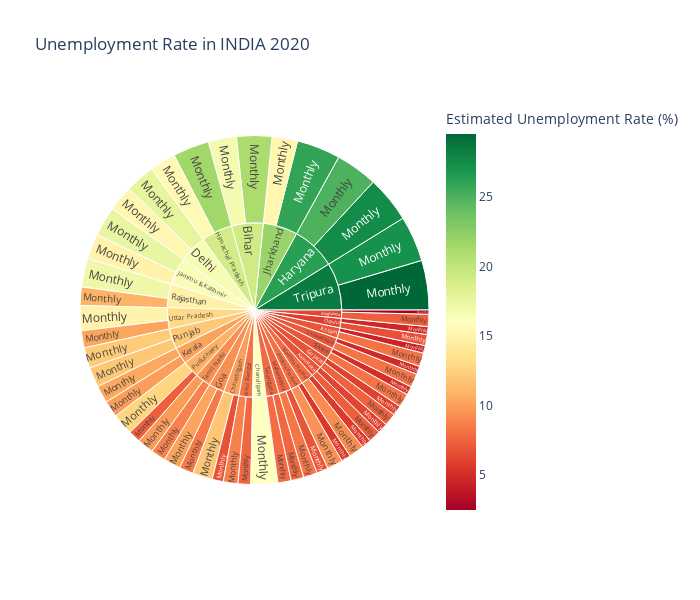

Notebook code cell kept with this figure:
### Code cell
import pandas as pd
import plotly.express as px

unemployment = pd.read_csv("C:/Users/DELL/Downloads/Unemployment in India.csv")

unemployment.columns = unemployment.columns.str.strip()


qunemployment = unemployment.groupby(['Region', 'Frequency'])['Estimated Unemployment Rate (%)'].mean().reset_index()

figure = px.sunburst(
    qunemployment,
    path=['Region', 'Frequency'],
    values='Estimated Unemployment Rate (%)',
    width=700,
    height=600,
    color='Estimated Unemployment Rate (%)',
    color_continuous_scale="RdYlGn",
    title="Unemployment Rate in INDIA 2020"
)

figure.show()

### Figure 1 — Plotly figure (JSON) as saved in the notebook; plotly's stock layout.template omitted (floating-point values rounded to 4 significant figures)
{"data": [{"branchvalues": "total", "customdata": [[5.526], [4.491], [16.77], [6.629], [15.26], [8.39], [5.917], [25.01], [15.5], [14.95], [15.22], [7.224], [10.34], [5.654], [6.81], [2.475], [6.613], [7.263], [11.92], [10.93], [5.08], [8.776], [7.864], [27.17], [10.21], [4.882], [7.572], [9.428], [8.089], [21.07], [15.99], [11.85], [17.73], [10.16], [7.411], [27.55], [21.58], [17.55], [25.95], [6.128], [9.906], [9.159], [8.305], [7.302], [4.703], [12.75], [12.14], [17.19], [8.153], [9.793], [7.612], [29.53], [14.89], [8.162], [8.677], [7.986], [6.804], [19.16], [15.99], [9.979], [16.59], [9.358], [6.748], [26.34], [19.04], [16.35], [21.98], [6.721], [10.13], [7.821], [7.631], [6.08], [5.819], [10.76], [12.03], [14.76], [6.974], [9.312], [7.74], [28.4], [12.99], [6.935], [8.162]], "domain": {"x": [0, 1], "y": [0, 1]}, "hovertemplate": "labels=%{label}<br>Estimated Unemployment Rate (%)_sum=%{value}<br>parent=%{parent}<br>id=%{id}<br>Estimated Unemployment Rate (%)=%{color}<extra></extra>", "ids": ["Andhra Pradesh/ Monthly", "Assam/ Monthly", "Bihar/ Monthly", "Chhattisgarh/ Monthly", "Delhi/ Monthly", "Goa/ Monthly", "Gujarat/ Monthly", "Haryana/ Monthly", "Himachal Pradesh/ Monthly", "Jammu & Kashmir/ Monthly", "Jharkhand/ Monthly", "Karnataka/ Monthly", "Kerala/ Monthly", "Madhya Pradesh/ Monthly", "Maharashtra/ Monthly", "Meghalaya/ Monthly", "Odisha/ Monthly", "Puducherry/ Monthly", "Punjab/ Monthly", "Rajasthan/ Monthly", "Sikkim/ Monthly", "Tamil Nadu/ Monthly", "Telangana/ Monthly", "Tripura/ Monthly", "Uttar Pradesh/ Monthly", "Uttarakhand/ Monthly", "West Bengal/ Monthly", "Andhra Pradesh/Monthly", "Assam/Monthly", "Bihar/Monthly", "Chandigarh/Monthly", "Chhattisgarh/Monthly", "Delhi/Monthly", "Goa/Monthly", "Gujarat/Monthly", "Haryana/Monthly", "Himachal Pradesh/Monthly", "Jammu & Kashmir/Monthly", "Jharkhand/Monthly", "Karnataka/Monthly", "Kerala/Monthly", "Madhya Pradesh/Monthly", "Maharashtra/Monthly", "Meghalaya/Monthly", "Odisha/Monthly", "Puducherry/Monthly", "Punjab/Monthly", "Rajasthan/Monthly", "Sikkim/Monthly", "Tamil Nadu/Monthly", "Telangana/Monthly", "Tripura/Monthly", "Uttar Pradesh/Monthly", "Uttarakhand/Monthly", "West Bengal/Monthly", "Andhra Pradesh", "Assam", "Bihar", "Chandigarh", "Chhattisgarh", "Delhi", "Goa", "Gujarat", "Haryana", "Himachal Pradesh", "Jammu & Kashmir", "Jharkhand", "Karnataka", "Kerala", "Madhya Pradesh", "Maharashtra", "Meghalaya", "Odisha", "Puducherry", "Punjab", "Rajasthan", "Sikkim", "Tamil Nadu", "Telangana", "Tripura", "Uttar Pradesh", "Uttarakhand", "West Bengal"], "labels": [" Monthly", " Monthly", " Monthly", " Monthly", " Monthly", " Monthly", " Monthly", " Monthly", " Monthly", " Monthly", " Monthly", " Monthly", " Monthly", " Monthly", " Monthly", " Monthly", " Monthly", " Monthly", " Monthly", " Monthly", " Monthly", " Monthly", " Monthly", " Monthly", " Monthly", " Monthly", " Monthly", "Monthly", "Monthly", "Monthly", "Monthly", "Monthly", "Monthly", "Monthly", "Monthly", "Monthly", "Monthly", "Monthly", "Monthly", "Monthly", "Monthly", "Monthly", "Monthly", "Monthly", "Monthly", "Monthly", "Monthly", "Monthly", "Monthly", "Monthly", "Monthly", "Monthly", "Monthly", "Monthly", "Monthly", "Andhra Pradesh", "Assam", "Bihar", "Chandigarh", "Chhattisgarh", "Delhi", "Goa", "Gujarat", "Haryana", "Himachal Pradesh", "Jammu & Kashmir", "Jharkhand", "Karnataka", "Kerala", "Madhya Pradesh", "Maharashtra", "Meghalaya", "Odisha", "Puducherry", "Punjab", "Rajasthan", "Sikkim", "Tamil Nadu", "Telangana", "Tripura", "Uttar Pradesh", "Uttarakhand", "West Bengal"], "marker": {"coloraxis": "coloraxis", "colors": [5.526, 4.491, 16.77, 6.629, 15.26, 8.39, 5.917, 25.01, 15.5, 14.95, 15.22, 7.224, 10.34, 5.654, 6.81, 2.475, 6.613, 7.263, 11.92, 10.93, 5.08, 8.776, 7.864, 27.17, 10.21, 4.882, 7.572, 9.428, 8.089, 21.07, 15.99, 11.85, 17.73, 10.16, 7.411, 27.55, 21.58, 17.55, 25.95, 6.128, 9.906, 9.159, 8.305, 7.302, 4.703, 12.75, 12.14, 17.19, 8.153, 9.793, 7.612, 29.53, 14.89, 8.162, 8.677, 7.986, 6.804, 19.16, 15.99, 9.979, 16.59, 9.358, 6.748, 26.34, 19.04, 16.35, 21.98, 6.721, 10.13, 7.821, 7.631, 6.08, 5.819, 10.76, 12.03, 14.76, 6.974, 9.312, 7.74, 28.4, 12.99, 6.935, 8.162]}, "name": "", "parents": ["Andhra Pradesh", "Assam", "Bihar", "Chhattisgarh", "Delhi", "Goa", "Gujarat", "Haryana", "Himachal Pradesh", "Jammu & Kashmir", "Jharkhand", "Karnataka", "Kerala", "Madhya Pradesh", "Maharashtra", "Meghalaya", "Odisha", "Puducherry", "Punjab", "Rajasthan", "Sikkim", "Tamil Nadu", "Telangana", "Tripura", "Uttar Pradesh", "Uttarakhand", "West Bengal", "Andhra Pradesh", "Assam", "Bihar", "Chandigarh", "Chhattisgarh", "Delhi", "Goa", "Gujarat", "Haryana", "Himachal Pradesh", "Jammu & Kashmir", "Jharkhand", "Karnataka", "Kerala", "Madhya Pradesh", "Maharashtra", "Meghalaya", "Odisha", "Puducherry", "Punjab", "Rajasthan", "Sikkim", "Tamil Nadu", "Telangana", "Tripura", "Uttar Pradesh", "Uttarakhand", "West Bengal", "", "", "", "", "", "", "", "", "", "", "", "", "", "", "", "", "", "", "", "", "", "", "", "", "", "", "", ""], "type": "sunburst", "values": [5.526, 4.491, 16.77, 6.629, 15.26, 8.39, 5.917, 25.01, 15.5, 14.95, 15.22, 7.224, 10.34, 5.654, 6.81, 2.475, 6.613, 7.263, 11.92, 10.93, 5.08, 8.776, 7.864, 27.17, 10.21, 4.882, 7.572, 9.428, 8.089, 21.07, 15.99, 11.85, 17.73, 10.16, 7.411, 27.55, 21.58, 17.55, 25.95, 6.128, 9.906, 9.159, 8.305, 7.302, 4.703, 12.75, 12.14, 17.19, 8.153, 9.793, 7.612, 29.53, 14.89, 8.162, 8.677, 14.95, 12.58, 37.84, 15.99, 18.48, 32.99, 18.55, 13.33, 52.57, 37.08, 32.5, 41.17, 13.35, 20.25, 14.81, 15.12, 9.777, 11.32, 20.01, 24.06, 28.12, 13.23, 18.57, 15.48, 56.7, 25.1, 13.04, 16.25]}], "layout": {"coloraxis": {"colorbar": {"title": {"text": "Estimated Unemployment Rate (%)"}}, "colorscale": [[0, "rgb(165,0,38)"], [0.1, "rgb(215,48,39)"], [0.2, "rgb(244,109,67)"], [0.3, "rgb(253,174,97)"], [0.4, "rgb(254,224,139)"], [0.5, "rgb(255,255,191)"], [0.6, "rgb(217,239,139)"], [0.7, "rgb(166,217,106)"], [0.8, "rgb(102,189,99)"], [0.9, "rgb(26,152,80)"], [1, "rgb(0,104,55)"]]}, "height": 600, "legend": {"tracegroupgap": 0}, "title": {"text": "Unemployment Rate in INDIA 2020"}, "width": 700}}
